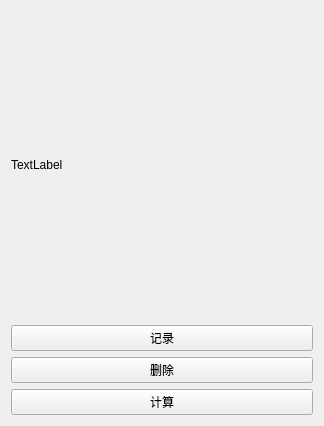
<?xml version="1.0" encoding="UTF-8"?>
<ui version="4.0">
 <class>caliBeltDirectionWidget</class>
 <widget class="QWidget" name="caliBeltDirectionWidget">
  <property name="geometry">
   <rect>
    <x>0</x>
    <y>0</y>
    <width>324</width>
    <height>426</height>
   </rect>
  </property>
  <property name="windowTitle">
   <string>Form</string>
  </property>
  <layout class="QVBoxLayout" name="verticalLayout">
   <item>
    <widget class="QLabel" name="label">
     <property name="text">
      <string>TextLabel</string>
     </property>
    </widget>
   </item>
   <item>
    <widget class="QPushButton" name="btn_record">
     <property name="text">
      <string>记录</string>
     </property>
    </widget>
   </item>
   <item>
    <widget class="QPushButton" name="btn_delete">
     <property name="text">
      <string>删除</string>
     </property>
    </widget>
   </item>
   <item>
    <widget class="QPushButton" name="btn_calculate">
     <property name="text">
      <string>计算</string>
     </property>
    </widget>
   </item>
  </layout>
 </widget>
 <resources/>
 <connections/>
</ui>
